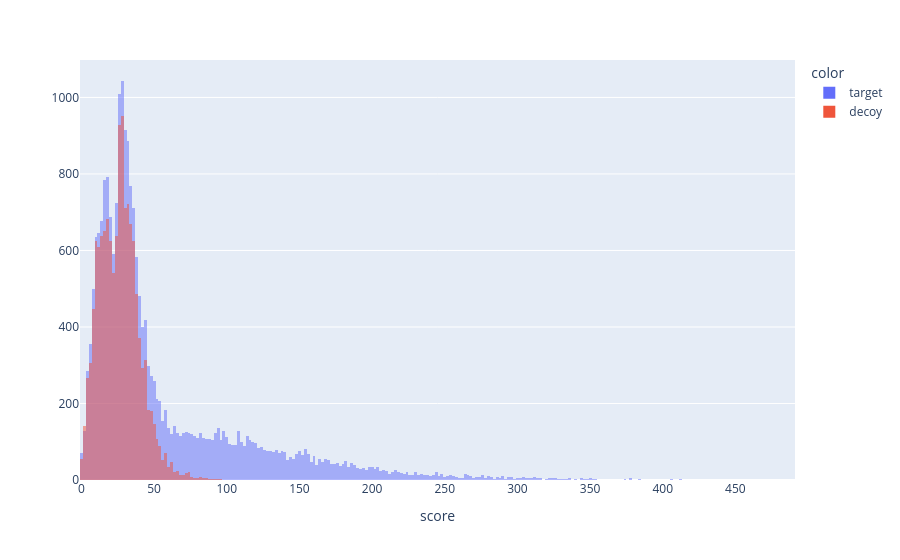

The notebook cell this image was saved under:
### Markdown cell above
We can also directly plot the current PSM score distributions:

### Code cell
score_histogram(psm_list)

### Figure 1 — Plotly figure (JSON) as saved in the notebook; plotly's stock layout.template omitted (floating-point values rounded to 4 significant figures; data arrays with more than 128 entries replaced by an {"elided": "..."} marker saying what was removed)
{"data": [{"bingroup": "x", "histnorm": "", "hovertemplate": "color=target<br>score=%{x}<br>=%{y}<extra></extra>", "legendgroup": "target", "marker": {"color": "#636efa", "opacity": 0.5, "pattern": {"shape": ""}}, "name": "target", "orientation": "v", "showlegend": true, "type": "histogram", "x": {"elided": "22190 float values"}, "xaxis": "x", "yaxis": "y"}, {"bingroup": "x", "histnorm": "", "hovertemplate": "color=decoy<br>score=%{x}<br>=%{y}<extra></extra>", "legendgroup": "decoy", "marker": {"color": "#EF553B", "opacity": 0.5, "pattern": {"shape": ""}}, "name": "decoy", "orientation": "v", "showlegend": true, "type": "histogram", "x": {"elided": "13366 float values"}, "xaxis": "x", "yaxis": "y"}], "layout": {"barmode": "overlay", "legend": {"title": {"text": "color"}, "tracegroupgap": 0}, "margin": {"t": 60}, "xaxis": {"anchor": "y", "domain": [0, 1], "title": {"text": "score"}}, "yaxis": {"anchor": "x", "domain": [0, 1], "title": {"text": ""}}}}
